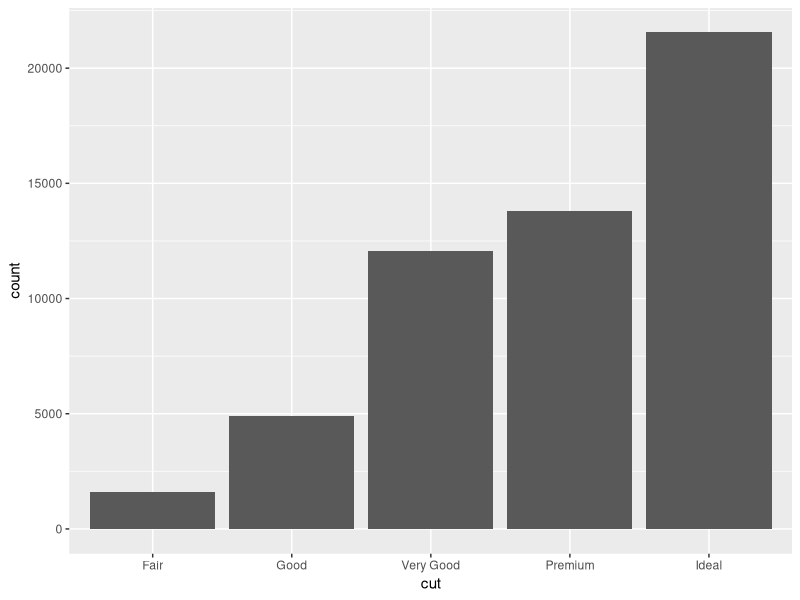
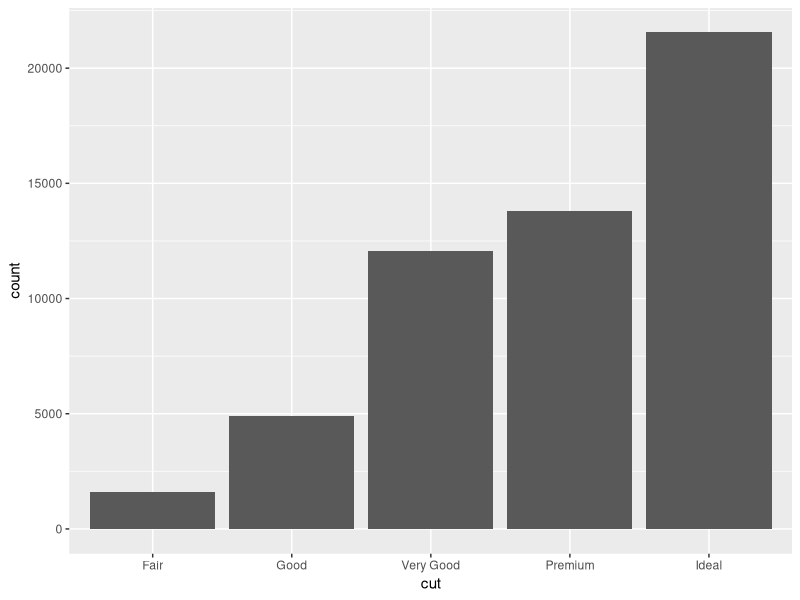
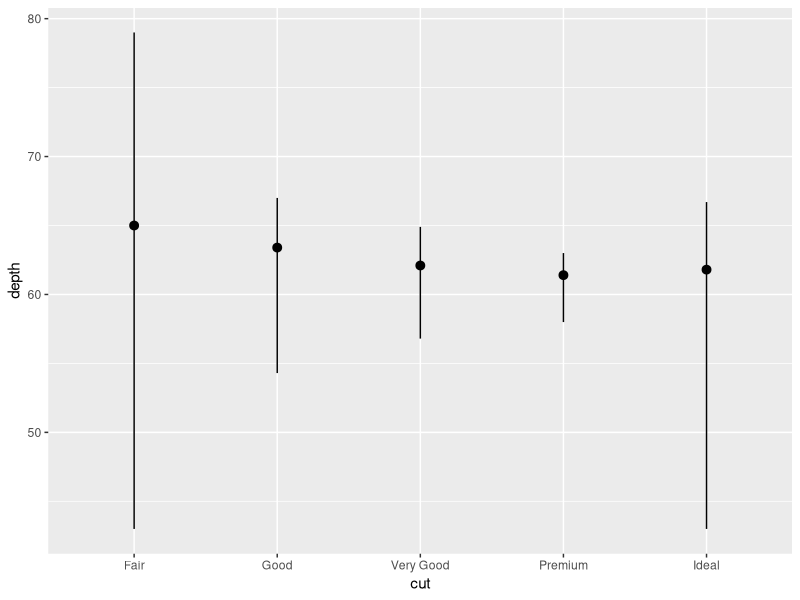
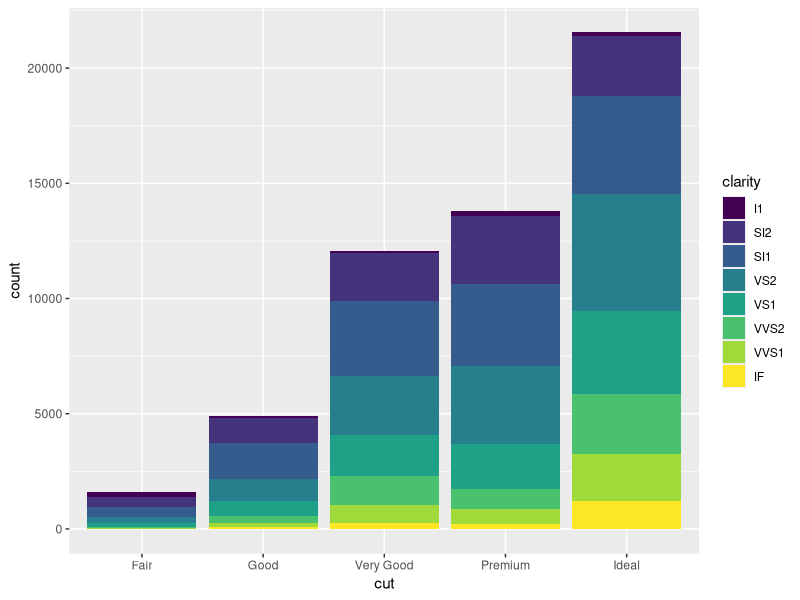
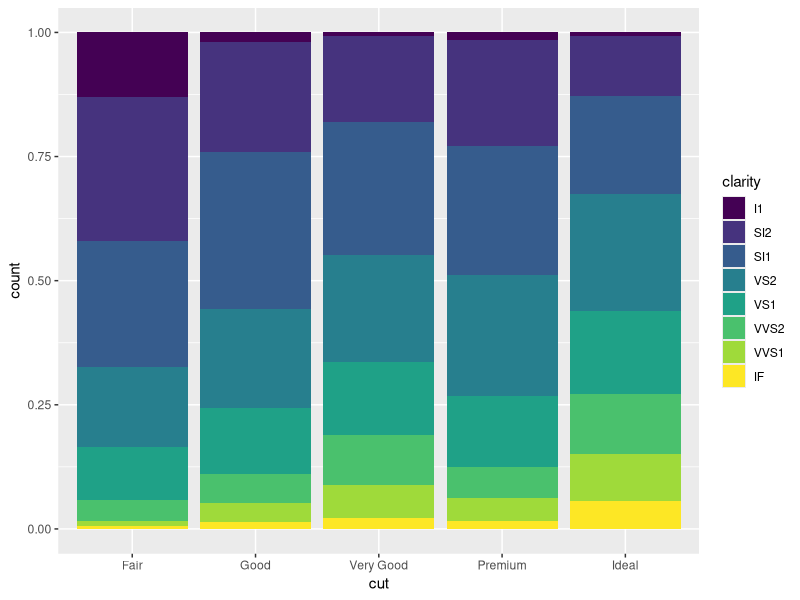
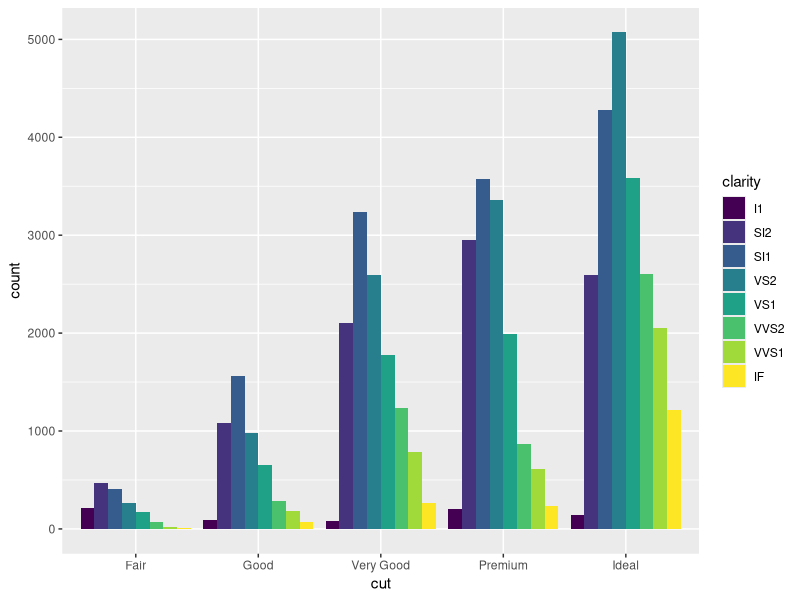
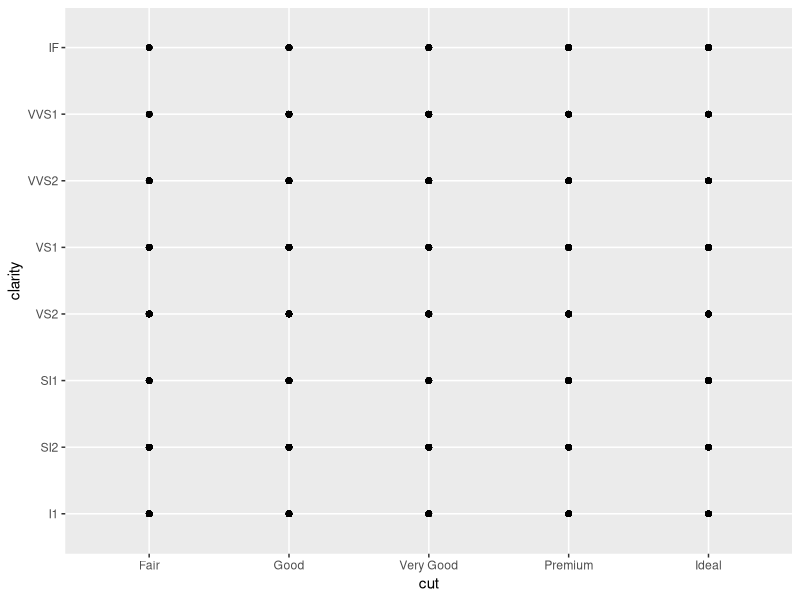
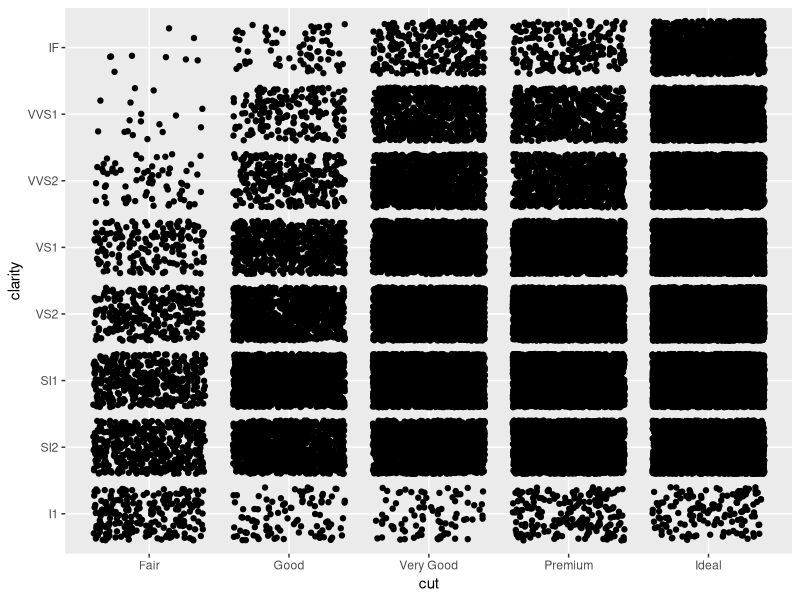

Here is the R script that generated these plots, in order:
# Exercise 2: More ggplot2 Grammar

# Install and load `ggplot2`
# install.packages("ggplot2") # if needed

library("ggplot2")


# For this exercise you will again be working with the `diamonds` data set.
# Use `?diamonds` to review details about this data set



## Statistical Transformations

# Draw a bar chart of the diamonds data, organized by cut
# The height of each bar is based on the "count" (number) of diamonds with that cut

ggplot(data = diamonds) + geom_bar(mapping = aes(x = cut))

# Use the `stat_count` to apply the statistical transformation "count" to the diamonds
# by cut. You do not need a separate geometry layer!

ggplot(data = diamonds) + stat_count(mapping = aes(x = cut))

# Use the `stat_summary` function to draw a chart with a summary layer.
# Map the x-position to diamond `cut`, and the y-position to diamond `depth`
# Bonus: use `min` as the function ymin, `max` as the function ymax, and `median` as the function y

ggplot(data = diamonds) + stat_summary(mapping = aes(x = cut, y = depth), fun.ymin = "min", fun.ymax = "max", fun.y = "median")

## Position Adjustments

# Draw a bar chart of diamond data organized by cut, with each bar filled by clarity.
# You should see a _stacked_ bar chart.

ggplot(data = diamonds) + geom_bar(mapping = aes(x = cut, fill = clarity))

# Draw the same chart again, but with each element positioned to "fill" the y axis

ggplot(data = diamonds) + geom_bar(mapping = aes(x = cut, fill = clarity), position = "fill")

# Draw the same chart again, but with each element positioned to "dodge" each other

ggplot(data = diamonds) + geom_bar(mapping = aes(x = cut, fill = clarity), position = "dodge")

# Draw a plot with point geometry with the x-position mapped to `cut` and the y-position mapped to `clarity`
# This creates a "grid" grouping the points


ggplot(data = diamonds) + geom_point(mapping = aes(x = cut, y = clarity))

# Use the "jitter" position adjustment to keep the points from all overlapping!
# (This works a little better with a sample of diamond data, such as from the previous exercise).

ggplot(data = diamonds) + geom_point(mapping = aes(x = cut, y = clarity), position = "jitter")



## Scales

# Draw a "boxplot" (with `geom_boxplot()`) for the diamond's price (y) by color (x)

ggplot(data = diamonds) + geom_boxplot(mapping = aes(x = color, y = price))

# This has a lot of outliers, making it harder to read. To fix this, draw the same plot but
# with a _logarithmic_ scale for the y axis.

ggplot(data = diamonds) + geom_boxplot(mapping = aes(x = color, y = price)) + scale_y_log10()

# For another version, draw the same plot but with `violin` geometry instead of `boxplot` geometry!
# How does the logarithmic scale change the data presentation?


ggplot(data = diamonds) + geom_violin(mapping = aes(x = color, y = price)) + scale_y_log10()

# Another interesting plot: draw a plot of the diamonds price (y) by carat (x), using a heatmap of 2d bins
# (geom_bin2d)
# What happens when you make the x and y channels scale logarithmically?


ggplot(data = diamonds) + geom_bin2d(mapping = aes(x = carat, y = price)) + scale_y_log10() + scale_x_log10()

# Draw a scatter plot for the diamonds  price (y) by carat (x). Color each point by the clarity
# (Remember, this will take a while. Use a sample of the diamonds for faster results)

ggplot(data = diamonds) + geom_point(mapping = aes(x = carat, y = price, color = clarity))

# Change the color of the previous plot using a ColorBrewer scale of your choice. What looks nice?



## Coordinate Systems

# Draw a bar chart with x-position and fill color BOTH mapped to cut
# For best results, SET the `width` of the geometry to be 1 (fill plot, no space between)
# You can save this to a variable for easier modifications


# Draw the same chart, but with the coordinate system flipped


# Draw the same chart, but in a polar coordinate system. Now you have a Coxcomb chart!



## Facets

# Take the scatter plot of price by carat data (colored by clarity) and add _facets_ based on
# the diamond's `color`



## Saving Plots

# Use the `ggsave()` function to save one of your plots (the most recent one generated) to disk.
# Name the output file "my-plot.png".
# Make sure you've set the working directory!!
